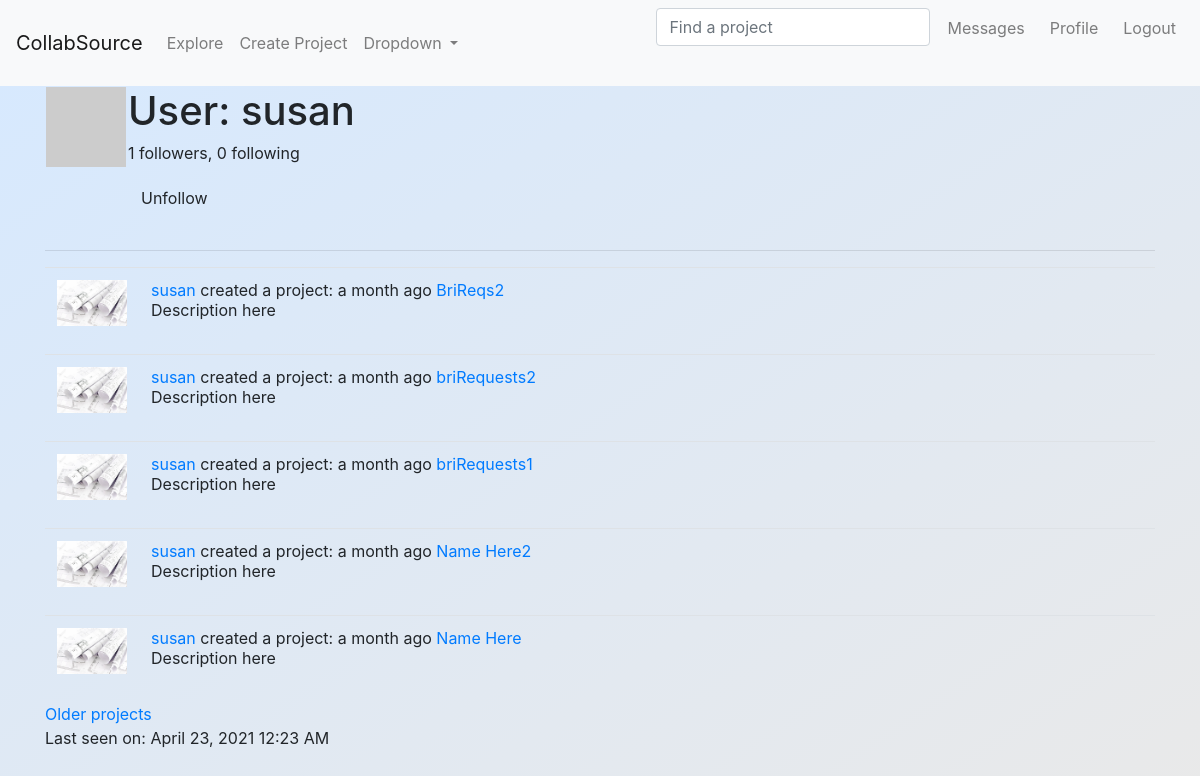
The page /user/susan (signed in) on the database its author committed.
### app/models.py (models this page shows, shortened)
class PaginatedAPIMixin:
    @staticmethod
    def to_collection_dict(query, page, per_page, endpoint, **kwargs):
        resources = query.paginate(page, per_page, False)
        data = {
            'items': [item.to_dict() for item in resources.items],
            '_meta': {
                'page': page,
                'per_page': per_page,
                'total_pages': resources.pages,
                'total_items': resources.total
            },
            '_links': {
                'self': url_for(endpoint, page=page, per_page=per_page,
                                **kwargs),
                'next': url_for(endpoint, page=page + 1, per_page=per_page,
                                **kwargs) if resources.has_next else None,
                'prev': url_for(endpoint, page=page - 1, per_page=per_page,
                                **kwargs) if resources.has_prev else None
            }
        }
        return data

class User(PaginatedAPIMixin, UserMixin, db.Model):
    id = db.Column(db.Integer, primary_key=True)
    username = db.Column(db.String(64), index=True, unique=True)
    role_id = db.Column(db.Integer, db.ForeignKey('role.id'))
    email = db.Column(db.String(120), index=True, unique=True)
    password_hash = db.Column(db.String(128))
    projects = db.relationship('Project', backref='creator', lazy='dynamic') # only keep for ProjMember __init__?
    about_me = db.Column(db.String(140))
    last_seen = db.Column(db.DateTime, default=datetime.utcnow)
    followed = db.relationship( # Looking at relationship from follower (one) --> following (many), this yield the right side (those followed)
        'User', secondary=followers, #Self-ref, association table
        primaryjoin=(followers.c.follower_id == id), #condition to join left side (follower) w/ assoc. table
        secondaryjoin=(followers.c.followed_id == id),
        backref=db.backref('followers', lazy='dynamic'), lazy='dynamic') #defines how this relationship will be accessed from the right side entity
    proj_requests = db.relationship('JoinRequest', back_populates='user',
                        lazy='dynamic',cascade="all, delete-orphan") # cascade to remove
    last_notif_read_time = db.Column(db.DateTime)
    member_of = db.relationship('ProjMember',back_populates='user',
                        lazy='dynamic',cascade="all, delete-orphan")
    def __init__(self, **kwargs):
        super(User, self).__init__(**kwargs)
        if self.role is None: # lint error because backrefd
            if self.email in current_app.config['ADMINS']:
                self.role = Role.query.filter_by(name='Admin').first()
            if self.role is None:
                self.role = Role.query.filter_by(default=True).first()
    def new_requests(self):
        last_read_time = self.last_notif_read_time or datetime(1900,1,1)
        return JoinRequest.query.filter_by(kind='request').join(ProjMember,
            (JoinRequest.project_id == ProjMember.project_id)).filter(
                ProjMember.user_id == self.id).filter(JoinRequest.timestamp > last_read_time).count() + \
            JoinRequest.query.filter_by(user_id = self.id, kind='invite').filter(
                        JoinRequest.timestamp > last_read_time).count()
    def is_following(self, user):
        return self.followed.filter(
            followers.c.followed_id == user.id).count() > 0 # checking if 1 or 0
    def avatar(self, size):
        digest = md5(self.email.lower().encode('utf-8')).hexdigest()
        return 'https://www.gravatar.com/avatar/{}?d=identicon&s={}'.format(digest, size)

@dataclass
class Project(PaginatedAPIMixin, SearchableMixin, db.Model):
    __searchable__ = ['category','name','descr'] # add 'tags' and 'wanted_positions' when JSON figured out
    id = db.Column(db.Integer, primary_key=True)
    name = db.Column(db.String(60))
    category = db.Column(db.String(60))
    descr = db.Column(db.String(140))
    skill_level = db.Column(db.String(20))
    setting = db.Column(db.String(20))
    chat_link = db.Column(db.String(512)) # Discord, slack etc.
    language = db.Column(db.String(5))
    timestamp = db.Column(db.DateTime, index=True, default=datetime.utcnow) # index to retrieve projs in chron. order
    user_id = db.Column(db.Integer, db.ForeignKey('user.id')) #creator ID (want this to be many to one: many creator to one proj)
    __mapper_args__ = {'polymorphic_on': category}
    tags = db.relationship( # Looking at relationship from project (one) --> tags (many)
        'Tag', secondary=tag_map, #Self-ref, association table
        backref=db.backref('tag_map', lazy='dynamic'), lazy='dynamic') #defines how this relationship will be accessed from the right side entity
    wanted_positions = db.relationship( # represented by 'w_pos' for kind arg in tag functions
        'Position', secondary=position_map,
        backref=db.backref('position_map', lazy='dynamic'), lazy='dynamic')
    user_requests = db.relationship('JoinRequest', back_populates='project',cascade="all, delete-orphan", lazy='dynamic') # try setting to __tablename__
    members = db.relationship('ProjMember',back_populates='project',
                        lazy='dynamic',cascade="all, delete-orphan")
    scrum_board = db.relationship('ScrumTask', back_populates='project',cascade="all, delete-orphan", lazy='dynamic') # try setting to __tablename__

@dataclass
class Learning(Project):
    __mapper_args__ = {'polymorphic_identity': 'learning'}
    id = db.Column(db.Integer, db.ForeignKey('project.id'), primary_key=True)
    _field_name = 'learning' #SelectField option in form, not necessary with API?
    pace = db.Column(db.String(60))
    learning_category = db.Column(db.String(60))
    subject = db.Column(db.String(60)) # may be redundant with project name
    resource = db.Column(db.String(70)) #can be textbook, playlist, etc.

class SearchableMixin(object):
    @classmethod
    def before_commit(cls, session):
        session._changes = {
            'add': list(session.new),
            'update': list(session.dirty),
            'delete': list(session.deleted)
        }
    @classmethod
    def after_commit(cls, session):
        for obj in session._changes['add']:
            if isinstance(obj, SearchableMixin):
                add_to_index(obj.__tablename__, obj)
        for obj in session._changes['update']:
            if isinstance(obj, SearchableMixin):
                add_to_index(obj.__tablename__, obj)
        for obj in session._changes['delete']:
            if isinstance(obj, SearchableMixin):
                remove_from_index(obj.__tablename__, obj)
        session._changes = None

@dataclass
class Project(PaginatedAPIMixin, SearchableMixin, db.Model):
    __searchable__ = ['category','name','descr'] # add 'tags' and 'wanted_positions' when JSON figured out
    id = db.Column(db.Integer, primary_key=True)
    name = db.Column(db.String(60))
    category = db.Column(db.String(60))
    descr = db.Column(db.String(140))
    skill_level = db.Column(db.String(20))
    setting = db.Column(db.String(20))
    chat_link = db.Column(db.String(512)) # Discord, slack etc.
    language = db.Column(db.String(5))
    timestamp = db.Column(db.DateTime, index=True, default=datetime.utcnow) # index to retrieve projs in chron. order
    user_id = db.Column(db.Integer, db.ForeignKey('user.id')) #creator ID (want this to be many to one: many creator to one proj)
    __mapper_args__ = {'polymorphic_on': category}
    tags = db.relationship( # Looking at relationship from project (one) --> tags (many)
        'Tag', secondary=tag_map, #Self-ref, association table
        backref=db.backref('tag_map', lazy='dynamic'), lazy='dynamic') #defines how this relationship will be accessed from the right side entity
    wanted_positions = db.relationship( # represented by 'w_pos' for kind arg in tag functions
        'Position', secondary=position_map,
        backref=db.backref('position_map', lazy='dynamic'), lazy='dynamic')
    user_requests = db.relationship('JoinRequest', back_populates='project',cascade="all, delete-orphan", lazy='dynamic') # try setting to __tablename__
    members = db.relationship('ProjMember',back_populates='project',
                        lazy='dynamic',cascade="all, delete-orphan")
    scrum_board = db.relationship('ScrumTask', back_populates='project',cascade="all, delete-orphan", lazy='dynamic') # try setting to __tablename__

### app/main/routes.py (the view)
@bp.route('/user/<username>')
@login_required
def user(username):
    user = User.query.filter_by(username=username).first_or_404()
    page = request.args.get('page', 1, type=int)
    projects = user.projects.order_by(Project.timestamp.desc()).paginate(
        page, current_app.config['PROJECTS_PER_PAGE'], False)
    next_url = url_for('main.user', username=user.username,
                       page=projects.next_num) if projects.has_next else None
    prev_url = url_for('main.user', username=user.username,
                       page=projects.prev_num) if projects.has_prev else None
    form = EmptyForm()
    return render_template('user.html', user=user, projects=projects.items,
                           next_url=next_url, prev_url=prev_url, form=form)

### app/main/forms.py
class SearchForm(FlaskForm):
    q = StringField(_l('Find a project'), validators=[DataRequired()])
    def __init__(self, *args, **kwargs):
        if 'formdata' not in kwargs:
            kwargs['formdata'] = request.args # for the GET request
        if 'csrf_enabled' not in kwargs:
            kwargs['csrf_enabled'] = False
        super(SearchForm, self).__init__(*args, **kwargs)

class EmptyForm(FlaskForm):
    submit = SubmitField('Submit')

### app/main/__init__.py (called while the page is built)
@bp.app_context_processor
def inject_permissions(proj=None):
    if proj:
        return dict(Permission=ProjPerm)
    else:
        return dict(Permission=SitePerm)

### app/main/routes.py (called while the page is built)
@bp.before_app_request
def before_request():
    if current_user.is_authenticated:
        current_user.last_seen = datetime.utcnow()
        db.session.commit()
        g.search_form = SearchForm() # g variable is specific to each request and each client
    g.locale = str(get_locale())

### app/models.py (called while the page is built)
@login.user_loader
def load_user(id):
    return User.query.get(int(id))

### app/templates/user.html (shortened to what this page needs)
{% extends "base.html" %}
{% block content %}
    <table>
        <tr valign="top">
            <td><img src="{{ user.avatar(128) }}"></td>
            <td>
                <h1>{{ _('User') }}: {{ user.username }}</h1>
                <p>{{ _('%(count)d followers', count=user.followers.count()) }}, {{ _('%(count)d following', count=user.followed.count()) }}</p>
                {% if user == current_user %}
                    <p><a href="{{ url_for('main.edit_profile') }}">{{ _('Edit your profile') }}</a></p>
                {% else %}
                <p>
                    <form action="{{ url_for('main.unfollow', username=user.username) }}" method="post">
                        {{ form.submit(value=_('Unfollow'), class_='btn btn-default') }}
                    </form>
                </p>
                {% endif %}
            </td>
        </tr>
    </table>
    <hr>
    {% for project in projects %}
        {% include '_proj_pvw.html' %}
    {% endfor %}
    {% if next_url %}
        <a href="{{ next_url }}">{{ _('Older projects') }}</a>
    {% endif %}
    {% if user.last_seen %}
    <p>Last seen on: {{ moment(user.last_seen).format('LLL') }}</p>
    {% endif %}
{% endblock %}

### app/templates/_proj_pvw.html (shortened to what this page needs)
<table class="table table-hover">
    <tr>
        <td width="70px">
            <a href="{{ url_for('main.project', project_id=project.id) }}">
                <img style='width: 70px', src="{{ url_for('static', filename='img/proj.jpg') }}" />
            </a>
        </td>
        <td>
            {{ _('%(username)s created a project: %(when)s',
                    username=user_link, when=moment(project.timestamp).fromNow()) }}
            <a href="{{url_for('main.project', project_id=project.id)}}">{{ project.name }}</a><br>
            {{ project.descr }}
        </td>
    </tr>
</table>

### app/templates/base.html (style rules this page uses)
#grad1 { background-image: linear-gradient(to bottom right, #d6e9ff, #e9e9e9); }

### rows shown on the page
User: username "susan", last_seen "April 23, 2021 12:23 AM"
Learning: name "BriReqs2", descr "Description here"
Learning: name "briRequests2", descr "Description here"
Learning: name "briRequests1", descr "Description here"
Learning: name "Name Here2", descr "Description here"
Learning: name "Name Here", descr "Description here"
